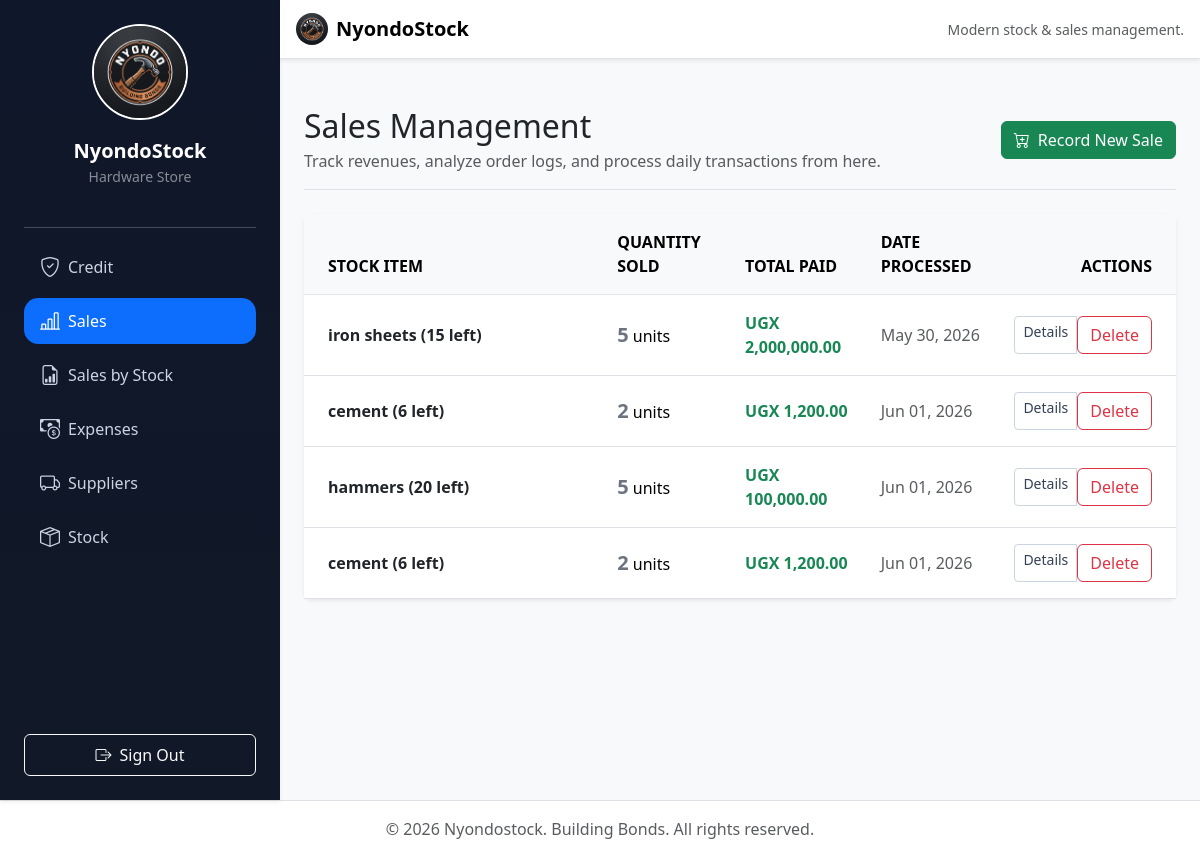
Page / (signed in) on the earlier database version.
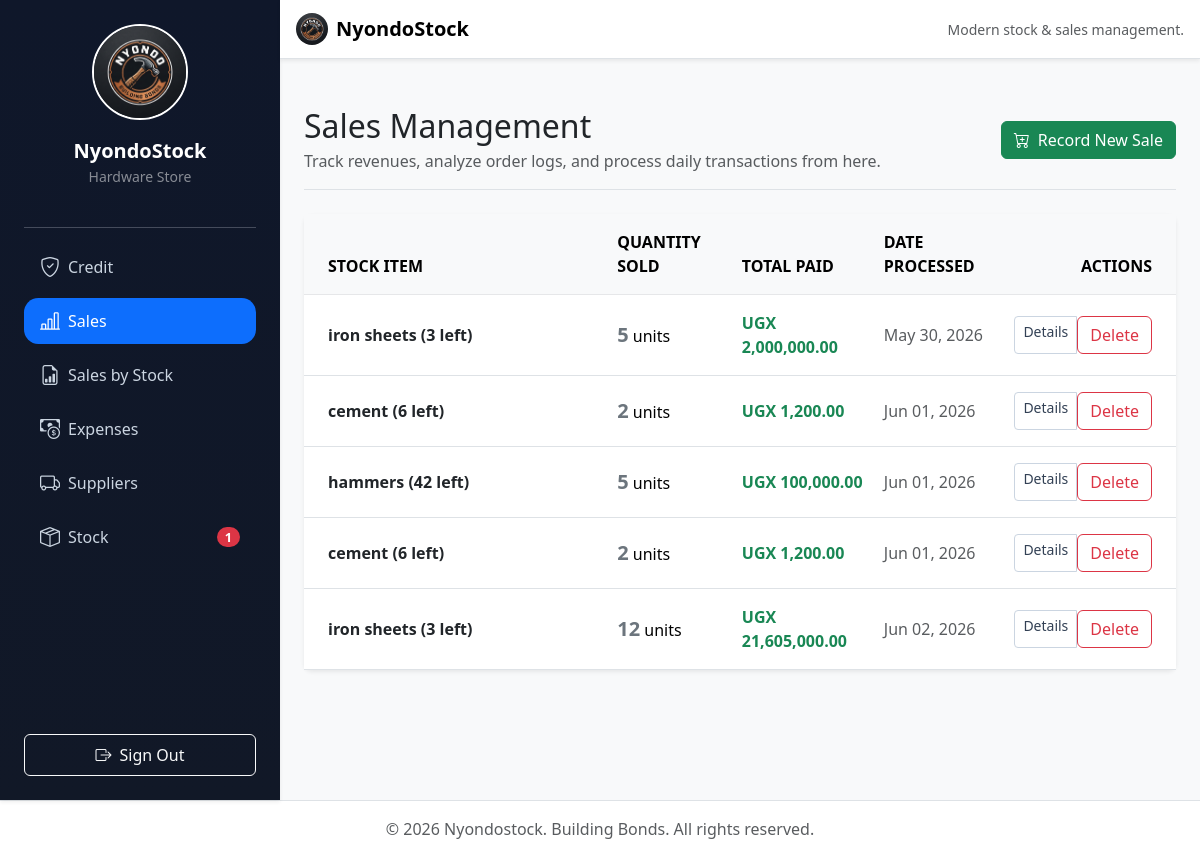
Same page on the later database version.
### finance/models.py (models this page shows, shortened)
class Sale(models.Model):
    staff = models.ForeignKey(
        Staff,
        on_delete=models.SET_NULL,
        null=True,
        blank=True,
        related_name='sales',
        db_column='customer_id'
    )
    customer_name = models.CharField(max_length=255, null=True, blank=True)
    stock = models.ForeignKey(Stock, on_delete=models.SET_NULL, null=True)
    quantity_sold = models.IntegerField()
    delivery_distance = models.DecimalField(max_digits=6, decimal_places=2, default=Decimal('0.00'), null=True, blank=True)
    delivery_fee = models.DecimalField(max_digits=20, decimal_places=2, default=Decimal('0.00'))
    date = models.DateField(auto_now_add=True)
    unit_price = models.DecimalField(max_digits=20, decimal_places=2, null=True, blank=True)
    expense_amount = models.DecimalField(max_digits=20, decimal_places=2, default=Decimal('0.00'))
    net_profit = models.DecimalField(max_digits=20, decimal_places=2, default=Decimal('0.00'))
    @property
    def total_revenue(self):
        return (self.unit_price or Decimal('0.00')) * Decimal(self.quantity_sold or 0)
    @property
    def total_amount_due(self):
        return self.total_revenue + (self.delivery_fee or Decimal('0.00'))

### stock/models.py (models this page shows, shortened)
class Stock(models.Model):
    STOCK_CHOICES = [
      ('hammers', 'Hammers'),
      ('nails', 'Nails'),
      ('iron sheets', 'Iron Sheets'),
      ('cement', 'Cement'),
      ('toolbox','Toolbox'),
      ('timber', 'Timber'),
      ('wire mesh', 'Wire Mesh'),
    ]
    name = models.CharField(max_length=25, choices=STOCK_CHOICES)
    quantity = models.IntegerField()
    date = models.DateTimeField(auto_now_add=True)
    unit_cost = models.DecimalField(max_digits=20, decimal_places=2)
    total_cost = models.DecimalField(max_digits=20, decimal_places=2)
    is_on_credit = models.BooleanField(default=False)
    is_paid = models.BooleanField(default=False)
    low_stock_threshold = models.IntegerField(default=5)
    unit_price = models.DecimalField(max_digits=20, decimal_places=2, null=True, blank=True)
    is_deleted = models.BooleanField(default=False)
    objects = StockManager()  # Default manager - excludes deleted
    all_objects = models.Manager()  # Get all, including deleted
    def __str__(self):
        return f"{self.name} ({self.quantity} left)"

### finance/views.py (the view)
# urls.py: path('', views.sales_list, name='sales_list'),
@login_required
def sales_list(request):
    sales = Sale.objects.all()
    return render(request, 'store/sales_list.html', {'sales':sales})

### stock/context_processors.py (called while the page is built)
def low_stock_alerts(request):
    alert_count = 0
    if request.user.is_authenticated:
        alert_count = Stock.objects.filter(quantity__lte=F('low_stock_threshold')).count()
    return {
        'low_stock_count': alert_count
    }

### stock/models.py (called while the page is built)
    def get_queryset(self):
        return super().get_queryset().filter(is_deleted=False)

### templates/store/sales_list.html (shortened to what this page needs)
{% extends 'base.html' %}
{% load humanize %}
{% block content %}
<div class="container my-4">
    <div class="d-flex flex-column flex-md-row justify-content-between align-items-md-center border-bottom pb-3 mb-4">
        <div>
            <h1 class="h2 text-dark mb-1">Sales Management</h1>
            <p class="text-muted mb-md-0">Track revenues, analyze order logs, and process daily transactions from here.</p>
        </div>
        <div>
            <a href="{% url 'sales_reg_form' %}" class="btn btn-success d-inline-flex align-items-center">
                <i class="bi bi-cart-plus me-2"></i>Record New Sale
            </a>
        </div>
    </div>
    <div class="card shadow-sm border-0 rounded-3">
        <div class="card-body p-0">
            <div class="table-responsive">
                <table class="table table-hover align-middle mb-0">
                    <thead class="table-light text-uppercase fs-7 text-muted">
                        <tr>
                            <th class="ps-4 py-3" style="width: 35%;">Stock Item</th>
                            <th class="py-3">Quantity Sold</th>
                            <th class="py-3">Total Paid</th>
                            <th class="py-3">Date Processed</th>
                            <th class="pe-4 py-3 text-end">Actions</th>
                        </tr>
                    </thead>
                    <tbody>
                        {% for sale in sales %}
                            <tr>
                                <td class="ps-4 py-3">
                                    <a href="{% url 'generate_receipt' pk=sale.pk %}" class="text-decoration-none">
                                        <span class="fw-semibold text-dark d-block">{{ sale.stock }}</span>
                                    </a>
                                </td>
                                <td class="py-3">
                                    <span class="fs-5 fw-bold text-secondary">{{ sale.quantity_sold }}</span> units
                                </td>
                                <td class="py-3">
                                    <span class="fw-bold text-success">UGX {{ sale.total_amount_due|floatformat:2|intcomma }}</span>
                                </td>
                                <td class="py-3 text-muted fs-7">
                                    {{ sale.date|date:"M d, Y" }}
                                </td>
                                <td class="pe-4 py-3 text-end">
                                    <div class="btn-group btn-group-sm" role="group">
                                        <a href="{% url 'generate_receipt' pk=sale.pk %}" class="btn btn-outline-secondary" title="View Sale Receipt">Details</a>
                                        <form method="post" action="{% url 'sale_delete' pk=sale.pk %}" class="m-0">
                                            <button type="submit" class="btn btn-outline-danger" onclick="return confirm('Are you sure you want to delete this sale?');">Delete</button>
                                        </form>
                                    </div>
                                </td>
                            </tr>
                        {% endfor %}
                    </tbody>
                </table>
            </div>
        </div>
    </div>
</div>
{% endblock %}

Differences in the rows shown:
changed through a linked row, Sale "May 30, 2026": stock "iron sheets (15 left)" → "iron sheets (3 left)"
changed through a linked row, Sale: stock "hammers (20 left)" → "hammers (42 left)"
added Sale: stock "iron sheets (3 left)", quantity_sold "12", total_amount_due "21,605,000.00", date "Jun 02, 2026"
Other differences:
{{ low_stock_count }}: (not shown) → "1"
